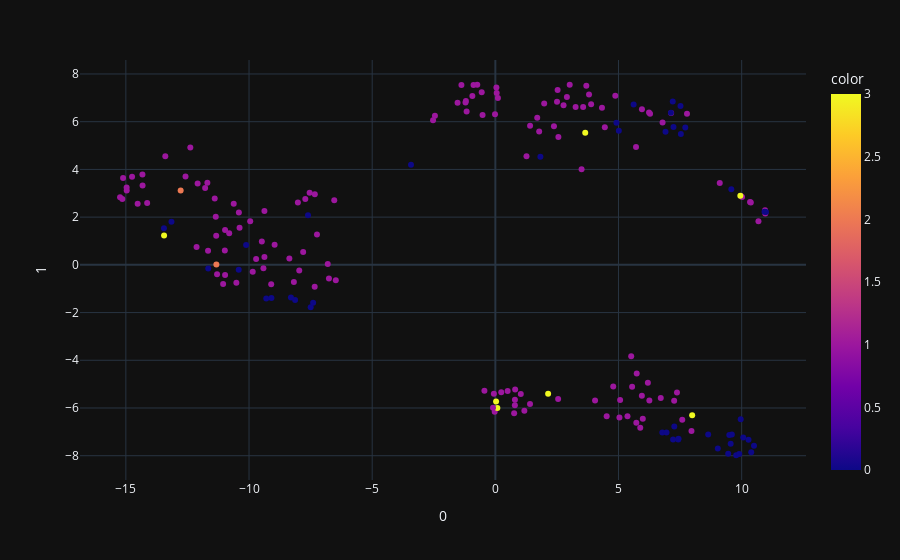

Notebook source saved alongside this figure:
### Code cell
fig = px.scatter(
    embedding_train, x=0, y=1,
    color=y_data['status'], 
    color_discrete_sequence=["red", "green", "blue", "goldenrod"]
)
fig.show()

# 0 = 0
# 1 = 1
# 2 = 0 - должен быть 1
# 3 = 1 - должен быть 0

### Figure 1 — Plotly figure (JSON) as saved in the notebook; plotly's stock layout.template omitted (floating-point values rounded to 4 significant figures; data arrays with more than 128 entries replaced by an {"elided": "..."} marker saying what was removed)
{"data": [{"hovertemplate": "0=%{x}<br>1=%{y}<br>color=%{marker.color}<extra></extra>", "legendgroup": "", "marker": {"color": {"elided": "195 int values"}, "coloraxis": "coloraxis", "symbol": "circle"}, "mode": "markers", "name": "", "orientation": "v", "showlegend": false, "x": {"elided": "195 float values"}, "xaxis": "x", "y": {"elided": "195 float values"}, "yaxis": "y", "type": "scatter"}], "layout": {"xaxis": {"anchor": "y", "domain": [0.0, 1.0], "title": {"text": "0"}}, "yaxis": {"anchor": "x", "domain": [0.0, 1.0], "title": {"text": "1"}}, "coloraxis": {"colorbar": {"title": {"text": "color"}}, "colorscale": [[0.0, "#0d0887"], [0.1111, "#46039f"], [0.2222, "#7201a8"], [0.3333, "#9c179e"], [0.4444, "#bd3786"], [0.5556, "#d8576b"], [0.6667, "#ed7953"], [0.7778, "#fb9f3a"], [0.8889, "#fdca26"], [1.0, "#f0f921"]]}, "legend": {"tracegroupgap": 0}, "margin": {"t": 60}}}
